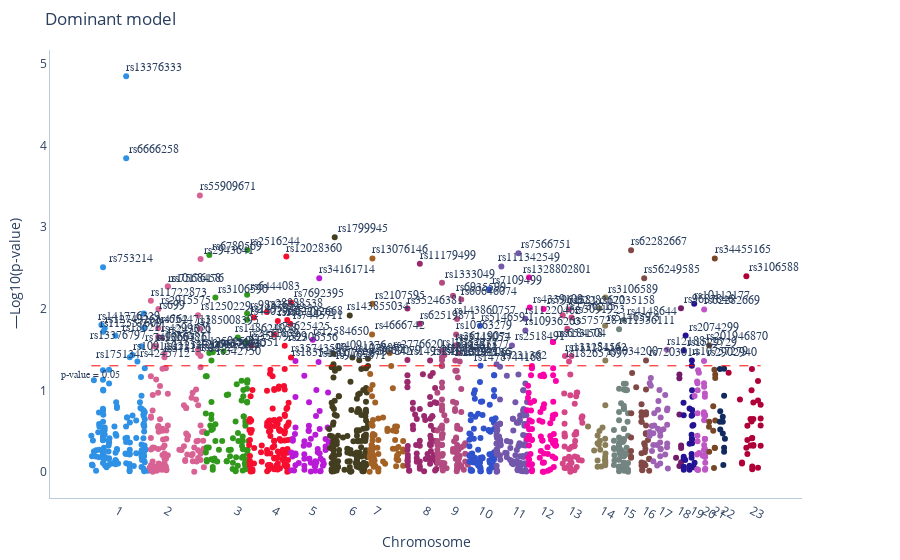

The notebook cell this image was saved under:
### Code cell
get_manhattan(rsR, dataR.dominant, title='Dominant model')

### Figure 1 — Plotly figure (JSON) as saved in the notebook; plotly's stock layout.template omitted (floating-point values rounded to 4 significant figures; data arrays with more than 128 entries replaced by an {"elided": "..."} marker saying what was removed)
{"data": [{"hoverinfo": "text", "hovertext": {"elided": "1533 str values"}, "marker": {"color": {"elided": "1533 int values"}, "colorscale": [[0, "#2E91E5"], [0.04348, "#E15F99"], [0.08696, "#1CA71C"], [0.1304, "#FB0D0D"], [0.1739, "#DA16FF"], [0.2174, "#222A2A"], [0.2609, "#B68100"], [0.3043, "#750D86"], [0.3478, "#EB663B"], [0.3913, "#511CFB"], [0.4348, "#00A08B"], [0.4783, "#FB00D1"], [0.5217, "#FC0080"], [0.5652, "#B2828D"], [0.6087, "#6C7C32"], [0.6522, "#778AAE"], [0.6957, "#862A16"], [0.7391, "#A777F1"], [0.7826, "#620042"], [0.8261, "#1616A7"], [0.8696, "#DA60CA"], [0.913, "#6C4516"], [0.9565, "#0D2A63"], [1, "#AF0038"]], "size": 6}, "mode": "markers", "showlegend": false, "type": "scatter", "x": {"elided": "1533 int values"}, "xaxis": "x", "y": {"elided": "1533 float values"}, "yaxis": "y"}], "layout": {"annotations": [{"font": {"family": "italic", "size": 10}, "showarrow": false, "text": "p-value = 0.05", "x": -1, "y": 1.191}, {"font": {"family": "italic", "size": 12}, "showarrow": false, "text": "rs4245712", "x": 203052895, "xshift": 28, "y": 1.353, "yshift": 9}, {"font": {"family": "italic", "size": 12}, "showarrow": false, "text": "rs6666258", "x": 154841792, "xshift": 28, "y": 3.844, "yshift": 9}, {"font": {"family": "italic", "size": 12}, "showarrow": false, "text": "rs13376333", "x": 154841877, "xshift": 28, "y": 4.852, "yshift": 9}, {"font": {"family": "italic", "size": 12}, "showarrow": false, "text": "rs4762", "x": 230710231, "xshift": 28, "y": 1.763, "yshift": 9}, {"font": {"family": "italic", "size": 12}, "showarrow": false, "text": "rs699", "x": 230710048, "xshift": 28, "y": 1.942, "yshift": 9}, {"font": {"family": "italic", "size": 12}, "showarrow": false, "text": "rs7490667", "x": 220800090, "xshift": 28, "y": 1.54, "yshift": 9}, {"font": {"family": "italic", "size": 12}, "showarrow": false, "text": "rs10911021", "x": 182112825, "xshift": 28, "y": 1.434, "yshift": 9}, {"font": {"family": "italic", "size": 12}, "showarrow": false, "text": "rs753214", "x": 55524293, "xshift": 28, "y": 2.51, "yshift": 9}, {"font": {"family": "italic", "size": 12}, "showarrow": false, "text": "rs141776329", "x": 48212750, "xshift": 28, "y": 1.8, "yshift": 9}, {"font": {"family": "italic", "size": 12}, "showarrow": false, "text": "rs112557609", "x": 56111252, "xshift": 28, "y": 1.717, "yshift": 9}, {"font": {"family": "italic", "size": 12}, "showarrow": false, "text": "rs186211", "x": 109278889, "xshift": 28, "y": 1.668, "yshift": 9}, {"font": {"family": "italic", "size": 12}, "showarrow": false, "text": "rs12749263", "x": 62562527, "xshift": 28, "y": 1.762, "yshift": 9}, {"font": {"family": "italic", "size": 12}, "showarrow": false, "text": "rs7568458", "x": 333899405, "xshift": 28, "y": 2.273, "yshift": 9}, {"font": {"family": "italic", "size": 12}, "showarrow": false, "text": "rs10176176", "x": 333873278, "xshift": 28, "y": 2.273, "yshift": 9}, {"font": {"family": "italic", "size": 12}, "showarrow": false, "text": "rs2943641", "x": 474567382, "xshift": 28, "y": 2.611, "yshift": 9}, {"font": {"family": "italic", "size": 12}, "showarrow": false, "text": "rs55909671", "x": 471532059, "xshift": 28, "y": 3.389, "yshift": 9}, {"font": {"family": "italic", "size": 12}, "showarrow": false, "text": "rs185008395", "x": 471529918, "xshift": 28, "y": 1.754, "yshift": 9}, {"font": {"family": "italic", "size": 12}, "showarrow": false, "text": "rs1206157973", "x": 464264485, "xshift": 28, "y": 1.456, "yshift": 9}, {"font": {"family": "italic", "size": 12}, "showarrow": false, "text": "rs1250229", "x": 463778014, "xshift": 28, "y": 1.921, "yshift": 9}, {"font": {"family": "italic", "size": 12}, "showarrow": false, "text": "rs1250259", "x": 463774112, "xshift": 28, "y": 1.499, "yshift": 9}, {"font": {"family": "italic", "size": 12}, "showarrow": false, "text": "rs11527760", "x": 474494131, "xshift": 28, "y": 1.42, "yshift": 9}, {"font": {"family": "italic", "size": 12}, "showarrow": false, "text": "rs4299376", "x": 292183790, "xshift": 28, "y": 1.658, "yshift": 9}, {"font": {"family": "italic", "size": 12}, "showarrow": false, "text": "rs13254811", "x": 283779229, "xshift": 28, "y": 1.54, "yshift": 9}, {"font": {"family": "italic", "size": 12}, "showarrow": false, "text": "rs1260326", "x": 275846426, "xshift": 28, "y": 1.54, "yshift": 9}, {"font": {"family": "italic", "size": 12}, "showarrow": false, "text": "rs6544713", "x": 292185095, "xshift": 28, "y": 1.76, "yshift": 9}, {"font": {"family": "italic", "size": 12}, "showarrow": false, "text": "rs11722873", "x": 260911870, "xshift": 28, "y": 2.097, "yshift": 9}, {"font": {"family": "italic", "size": 12}, "showarrow": false, "text": "rs57315706", "x": 319498020, "xshift": 28, "y": 1.405, "yshift": 9}, {"font": {"family": "italic", "size": 12}, "showarrow": false, "text": "rs11253717", "x": 319427117, "xshift": 28, "y": 1.449, "yshift": 9}, {"font": {"family": "italic", "size": 12}, "showarrow": false, "text": "rs243021", "x": 308696037, "xshift": 28, "y": 1.644, "yshift": 9}, {"font": {"family": "italic", "size": 12}, "showarrow": false, "text": "rs2915575", "x": 293376702, "xshift": 28, "y": 1.996, "yshift": 9}, {"font": {"family": "italic", "size": 12}, "showarrow": false, "text": "rs148624058", "x": 634655851, "xshift": 28, "y": 1.649, "yshift": 9}, {"font": {"family": "italic", "size": 12}, "showarrow": false, "text": "rs2516244", "x": 676119159, "xshift": 28, "y": 2.719, "yshift": 9}, {"font": {"family": "italic", "size": 12}, "showarrow": false, "text": "rs6444083", "x": 674769644, "xshift": 28, "y": 2.171, "yshift": 9}, {"font": {"family": "italic", "size": 12}, "showarrow": false, "text": "rs4402960", "x": 674735641, "xshift": 28, "y": 1.866, "yshift": 9}, {"font": {"family": "italic", "size": 12}, "showarrow": false, "text": "rs2431839", "x": 671553317, "xshift": 28, "y": 1.594, "yshift": 9}, {"font": {"family": "italic", "size": 12}, "showarrow": false, "text": "rs9837654", "x": 674754276, "xshift": 28, "y": 1.942, "yshift": 9}, {"font": {"family": "italic", "size": 12}, "showarrow": false, "text": "rs342750", "x": 521405111, "xshift": 28, "y": 1.367, "yshift": 9}, {"font": {"family": "italic", "size": 12}, "showarrow": false, "text": "rs7612463", "x": 512236701, "xshift": 28, "y": 1.458, "yshift": 9}, {"font": {"family": "italic", "size": 12}, "showarrow": false, "text": "rs4376430", "x": 527021742, "xshift": 28, "y": 1.468, "yshift": 9}, {"font": {"family": "italic", "size": 12}, "showarrow": false, "text": "rs6780569", "x": 512098735, "xshift": 28, "y": 2.659, "yshift": 9}, {"font": {"family": "italic", "size": 12}, "showarrow": false, "text": "rs13101551", "x": 573133333, "xshift": 28, "y": 1.48, "yshift": 9}, {"font": {"family": "italic", "size": 12}, "showarrow": false, "text": "rs3106590", "x": 538352732, "xshift": 28, "y": 2.138, "yshift": 9}, {"font": {"family": "italic", "size": 12}, "showarrow": false, "text": "rs35570672", "x": 806758949, "xshift": 28, "y": 1.851, "yshift": 9}, {"font": {"family": "italic", "size": 12}, "showarrow": false, "text": "rs2306556", "x": 836327394, "xshift": 28, "y": 1.547, "yshift": 9}, {"font": {"family": "italic", "size": 12}, "showarrow": false, "text": "rs7692395", "x": 863313464, "xshift": 28, "y": 2.077, "yshift": 9}, {"font": {"family": "italic", "size": 12}, "showarrow": false, "text": "rs35743590", "x": 863313461, "xshift": 28, "y": 1.403, "yshift": 9}, {"font": {"family": "italic", "size": 12}, "showarrow": false, "text": "rs7445711", "x": 860334470, "xshift": 28, "y": 1.818, "yshift": 9}, {"font": {"family": "italic", "size": 12}, "showarrow": false, "text": "rs62282668", "x": 847134484, "xshift": 28, "y": 1.862, "yshift": 9}, {"font": {"family": "italic", "size": 12}, "showarrow": false, "text": "rs12028360", "x": 843321037, "xshift": 28, "y": 2.641, "yshift": 9}, {"font": {"family": "italic", "size": 12}, "showarrow": false, "text": "rs71625425", "x": 791397255, "xshift": 28, "y": 1.684, "yshift": 9}, {"font": {"family": "italic", "size": 12}, "showarrow": false, "text": "rs149597533", "x": 704333865, "xshift": 28, "y": 1.893, "yshift": 9}, {"font": {"family": "italic", "size": 12}, "showarrow": false, "text": "rs35679399", "x": 692267550, "xshift": 28, "y": 1.551, "yshift": 9}, {"font": {"family": "italic", "size": 12}, "showarrow": false, "text": "rs28888538", "x": 759325800, "xshift": 28, "y": 1.96, "yshift": 9}, {"font": {"family": "italic", "size": 12}, "showarrow": false, "text": "rs13077628", "x": 981766268, "xshift": 28, "y": 1.347, "yshift": 9}, {"font": {"family": "italic", "size": 12}, "showarrow": false, "text": "rs12584650", "x": 956813804, "xshift": 28, "y": 1.62, "yshift": 9}, {"font": {"family": "italic", "size": 12}, "showarrow": false, "text": "rs34161714", "x": 984687447, "xshift": 28, "y": 2.373, "yshift": 9}, {"font": {"family": "italic", "size": 12}, "showarrow": false, "text": "rs183545317", "x": 882528153, "xshift": 28, "y": 1.36, "yshift": 9}, {"font": {"family": "italic", "size": 12}, "showarrow": false, "text": "rs4597842", "x": 1156736106, "xshift": 28, "y": 1.368, "yshift": 9}, {"font": {"family": "italic", "size": 12}, "showarrow": false, "text": "rs1078877", "x": 1127335549, "xshift": 28, "y": 1.403, "yshift": 9}, {"font": {"family": "italic", "size": 12}, "showarrow": false, "text": "rs9689079", "x": 1194416768, "xshift": 28, "y": 1.387, "yshift": 9}, {"font": {"family": "italic", "size": 12}, "showarrow": false, "text": "rs9465871", "x": 1045946739, "xshift": 28, "y": 1.319, "yshift": 9}, {"font": {"family": "italic", "size": 12}, "showarrow": false, "text": "rs4091376", "x": 1045946888, "xshift": 28, "y": 1.449, "yshift": 9}, {"font": {"family": "italic", "size": 12}, "showarrow": false, "text": "rs143855034", "x": 1115901816, "xshift": 28, "y": 1.919, "yshift": 9}, {"font": {"family": "italic", "size": 12}, "showarrow": false, "text": "rs1799945", "x": 1051320666, "xshift": 28, "y": 2.876, "yshift": 9}, {"font": {"family": "italic", "size": 12}, "showarrow": false, "text": "rs2776620", "x": 1287812623, "xshift": 28, "y": 1.458, "yshift": 9}, {"font": {"family": "italic", "size": 12}, "showarrow": false, "text": "rs2107595", "x": 1213426533, "xshift": 28, "y": 2.061, "yshift": 9}, {"font": {"family": "italic", "size": 12}, "showarrow": false, "text": "rs4666742", "x": 1211834648, "xshift": 28, "y": 1.685, "yshift": 9}, {"font": {"family": "italic", "size": 12}, "showarrow": false, "text": "rs13076146", "x": 1213414806, "xshift": 28, "y": 2.617, "yshift": 9}, {"font": {"family": "italic", "size": 12}, "showarrow": false, "text": "rs2737252", "x": 1461067462, "xshift": 28, "y": 1.367, "yshift": 9}, {"font": {"family": "italic", "size": 12}, "showarrow": false, "text": "rs1495741", "x": 1363831162, "xshift": 28, "y": 1.371, "yshift": 9}, {"font": {"family": "italic", "size": 12}, "showarrow": false, "text": "rs35246381", "x": 1363830816, "xshift": 28, "y": 2.003, "yshift": 9}, {"font": {"family": "italic", "size": 12}, "showarrow": false, "text": "rs62519871", "x": 1417094526, "xshift": 28, "y": 1.818, "yshift": 9}, {"font": {"family": "italic", "size": 12}, "showarrow": false, "text": "rs11179499", "x": 1417092602, "xshift": 28, "y": 2.553, "yshift": 9}, {"font": {"family": "italic", "size": 12}, "showarrow": false, "text": "rs143860757", "x": 1576961091, "xshift": 28, "y": 1.875, "yshift": 9}, {"font": {"family": "italic", "size": 12}, "showarrow": false, "text": "rs10763279", "x": 1573259612, "xshift": 28, "y": 1.685, "yshift": 9}, {"font": {"family": "italic", "size": 12}, "showarrow": false, "text": "rs13292136", "x": 1569711114, "xshift": 28, "y": 1.365, "yshift": 9}, {"font": {"family": "italic", "size": 12}, "showarrow": false, "text": "rs36119074", "x": 1569711075, "xshift": 28, "y": 1.551, "yshift": 9}, {"font": {"family": "italic", "size": 12}, "showarrow": false, "text": "rs3743057", "x": 1577788648, "xshift": 28, "y": 1.547, "yshift": 9}, {"font": {"family": "italic", "size": 12}, "showarrow": false, "text": "rs60646074", "x": 1595202702, "xshift": 28, "y": 2.114, "yshift": 9}, {"font": {"family": "italic", "size": 12}, "showarrow": false, "text": "rs7082065", "x": 1588643566, "xshift": 28, "y": 1.354, "yshift": 9}, {"font": {"family": "italic", "size": 12}, "showarrow": false, "text": "rs281377", "x": 1584917357, "xshift": 28, "y": 1.456, "yshift": 9}, {"font": {"family": "italic", "size": 12}, "showarrow": false, "text": "rs6935599", "x": 1559782516, "xshift": 28, "y": 2.16, "yshift": 9}, {"font": {"family": "italic", "size": 12}, "showarrow": false, "text": "rs10757277", "x": 1512498352, "xshift": 28, "y": 1.487, "yshift": 9}, {"font": {"family": "italic", "size": 12}, "showarrow": false, "text": "rs5995011", "x": 1522542313, "xshift": 28, "y": 1.434, "yshift": 9}, {"font": {"family": "italic", "size": 12}, "showarrow": false, "text": "rs10965241", "x": 1512503496, "xshift": 28, "y": 1.368, "yshift": 9}, {"font": {"family": "italic", "size": 12}, "showarrow": false, "text": "rs10757283", "x": 1512508074, "xshift": 28, "y": 1.405, "yshift": 9}, {"font": {"family": "italic", "size": 12}, "showarrow": false, "text": "rs1333049", "x": 1512499405, "xshift": 28, "y": 2.318, "yshift": 9}, {"font": {"family": "italic", "size": 12}, "showarrow": false, "text": "rs7109499", "x": 1714944396, "xshift": 28, "y": 2.24, "yshift": 9}, {"font": {"family": "italic", "size": 12}, "showarrow": false, "text": "rs1478744168", "x": 1677811292, "xshift": 28, "y": 1.302, "yshift": 9}, {"font": {"family": "italic", "size": 12}, "showarrow": false, "text": "rs514659.1", "x": 1675676437, "xshift": 28, "y": 1.791, "yshift": 9}, {"font": {"family": "italic", "size": 12}, "showarrow": false, "text": "rs7566751", "x": 1841079174, "xshift": 28, "y": 2.682, "yshift": 9}, {"font": {"family": "italic", "size": 12}, "showarrow": false, "text": "rs10936263", "x": 1870861744, "xshift": 28, "y": 1.735, "yshift": 9}, {"font": {"family": "italic", "size": 12}, "showarrow": false, "text": "rs11220462", "x": 1870861523, "xshift": 28, "y": 1.878, "yshift": 9}, {"font": {"family": "italic", "size": 12}, "showarrow": false, "text": "rs231362", "x": 1747157707, "xshift": 28, "y": 1.319, "yshift": 9}, {"font": {"family": "italic", "size": 12}, "showarrow": false, "text": "rs2518491", "x": 1813115764, "xshift": 28, "y": 1.55, "yshift": 9}, {"font": {"family": "italic", "size": 12}, "showarrow": false, "text": "rs111342549", "x": 1767675192, "xshift": 28, "y": 2.518, "yshift": 9}, {"font": {"family": "italic", "size": 12}, "showarrow": false, "text": "rs7961581", "x": 1949387619, "xshift": 28, "y": 1.996, "yshift": 9}, {"font": {"family": "italic", "size": 12}, "showarrow": false, "text": "rs653178", "x": 1989688249, "xshift": 28, "y": 1.594, "yshift": 9}, {"font": {"family": "italic", "size": 12}, "showarrow": false, "text": "rs3184504", "x": 1989565101, "xshift": 28, "y": 1.594, "yshift": 9}, {"font": {"family": "italic", "size": 12}, "showarrow": false, "text": "rs4339109", "x": 1889731852, "xshift": 28, "y": 2.015, "yshift": 9}, {"font": {"family": "italic", "size": 12}, "showarrow": false, "text": "rs1328802801", "x": 1886410662, "xshift": 28, "y": 2.382, "yshift": 9}, {"font": {"family": "italic", "size": 12}, "showarrow": false, "text": "rs3091923", "x": 2069169277, "xshift": 28, "y": 1.892, "yshift": 9}, {"font": {"family": "italic", "size": 12}, "showarrow": false, "text": "rs13151542", "x": 2069084106, "xshift": 28, "y": 1.42, "yshift": 9}, {"font": {"family": "italic", "size": 12}, "showarrow": false, "text": "rs13128416", "x": 2040913837, "xshift": 28, "y": 1.42, "yshift": 9}, {"font": {"family": "italic", "size": 12}, "showarrow": false, "text": "rs2736215", "x": 2031389378, "xshift": 28, "y": 1.922, "yshift": 9}, {"font": {"family": "italic", "size": 12}, "showarrow": false, "text": "rs575728", "x": 2050999035, "xshift": 28, "y": 1.755, "yshift": 9}, {"font": {"family": "italic", "size": 12}, "showarrow": false, "text": "rs62282670", "x": 2058520997, "xshift": 28, "y": 1.992, "yshift": 9}, {"font": {"family": "italic", "size": 12}, "showarrow": false, "text": "rs182657097", "x": 2058521001, "xshift": 28, "y": 1.353, "yshift": 9}, {"font": {"family": "italic", "size": 12}, "showarrow": false, "text": "rs514659.3", "x": 2213739815, "xshift": 28, "y": 1.791, "yshift": 9}, {"font": {"family": "italic", "size": 12}, "showarrow": false, "text": "rs7034200", "x": 2214607388, "xshift": 28, "y": 1.367, "yshift": 9}, {"font": {"family": "italic", "size": 12}, "showarrow": false, "text": "rs3106589", "x": 2214607410, "xshift": 28, "y": 2.138, "yshift": 9}, {"font": {"family": "italic", "size": 12}, "showarrow": false, "text": "rs12235158", "x": 2189323829, "xshift": 28, "y": 2.003, "yshift": 9}, {"font": {"family": "italic", "size": 12}, "showarrow": false, "text": "rs4148644", "x": 2294128785, "xshift": 28, "y": 1.862, "yshift": 9}, {"font": {"family": "italic", "size": 12}, "showarrow": false, "text": "rs11536111", "x": 2273557921, "xshift": 28, "y": 1.75, "yshift": 9}, {"font": {"family": "italic", "size": 12}, "showarrow": false, "text": "rs7203014", "x": 2389391772, "xshift": 28, "y": 1.365, "yshift": 9}, {"font": {"family": "italic", "size": 12}, "showarrow": false, "text": "rs62282667", "x": 2325210803, "xshift": 28, "y": 2.716, "yshift": 9}, {"font": {"family": "italic", "size": 12}, "showarrow": false, "text": "rs56249585", "x": 2381605793, "xshift": 28, "y": 2.373, "yshift": 9}, {"font": {"family": "italic", "size": 12}, "showarrow": false, "text": "rs12188125", "x": 2479727708, "xshift": 28, "y": 1.499, "yshift": 9}, {"font": {"family": "italic", "size": 12}, "showarrow": false, "text": "rs9687846", "x": 2539767173, "xshift": 28, "y": 2.007, "yshift": 9}, {"font": {"family": "italic", "size": 12}, "showarrow": false, "text": "rs10757279", "x": 2586693637, "xshift": 28, "y": 1.367, "yshift": 9}, {"font": {"family": "italic", "size": 12}, "showarrow": false, "text": "rs10112177", "x": 2596651311, "xshift": 28, "y": 2.061, "yshift": 9}, {"font": {"family": "italic", "size": 12}, "showarrow": false, "text": "rs1529729", "x": 2551469386, "xshift": 28, "y": 1.487, "yshift": 9}, {"font": {"family": "italic", "size": 12}, "showarrow": false, "text": "rs2074299", "x": 2559686337, "xshift": 28, "y": 1.672, "yshift": 9}, {"font": {"family": "italic", "size": 12}, "showarrow": false, "text": "rs62282669", "x": 2639401092, "xshift": 28, "y": 1.992, "yshift": 9}, {"font": {"family": "italic", "size": 12}, "showarrow": false, "text": "rs2902940", "x": 2638694933, "xshift": 28, "y": 1.36, "yshift": 9}, {"font": {"family": "italic", "size": 12}, "showarrow": false, "text": "rs34455165", "x": 2685116061, "xshift": 28, "y": 2.617, "yshift": 9}, {"font": {"family": "italic", "size": 12}, "showarrow": false, "text": "rs201946870", "x": 2661075465, "xshift": 28, "y": 1.55, "yshift": 9}, {"font": {"family": "italic", "size": 12}, "showarrow": false, "text": "rs3106588", "x": 2820879796, "xshift": 28, "y": 2.399, "yshift": 9}, {"font": {"family": "italic", "size": 12}, "showarrow": false, "text": "rs13376797", "x": null, "xshift": 28, "y": 1.57, "yshift": 9}, {"font": {"family": "italic", "size": 12}, "showarrow": false, "text": "rs175134", "x": null, "xshift": 28, "y": 1.338, "yshift": 9}], "barmode": "stack", "margin": {"b": 50, "l": 50, "r": 50, "t": 50}, "plot_bgcolor": "#FFFFFF", "shapes": [{"line": {"color": "red", "dash": "dash", "width": 1}, "type": "line", "x0": 5116920, "x1": 2882237582, "y0": 1.301, "y1": 1.301}], "showlegend": false, "title": {"text": "Dominant model"}, "xaxis": {"anchor": "y", "domain": [0, 0.94], "linecolor": "#BCCCDC", "tickmode": "array", "ticktext": [1, 2, 3, 4, 5, 6, 7, 8, 9, 10, 11, 12, 13, 14, 15, 16, 17, 18, 19, 20, 21, 22, 23, null], "tickvals": [115113033, 327246821, 628700000.0, 791398859, 948690133, 1121037449, 1225224693, 1438000000.0, 1559780352, 1677811258, 1823000000.0, 1943899411, 2064090466, 2202353765, 2294000000.0, 2381605793, 2450055704, 2533003081, 2585340534, 2638834552, 2682520374, 2719465067, 2844774029], "title": {"text": "Chromosome"}}, "yaxis": {"anchor": "x", "domain": [0, 1], "linecolor": "#BCCCDC", "title": {"text": "—Log10(p-value)"}}, "yaxis2": {"anchor": "x", "overlaying": "y", "side": "right"}}}
